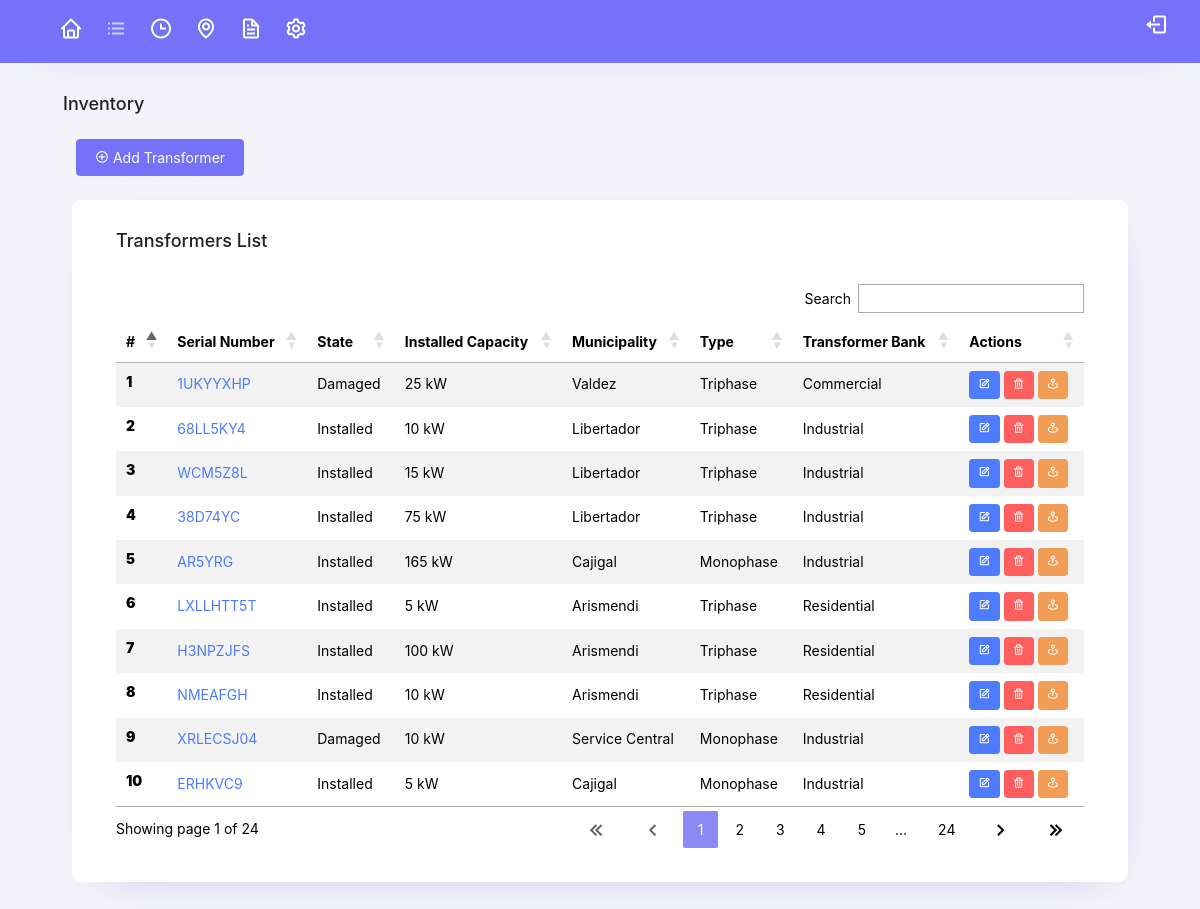
Screenshot of /inventory (signed in) with the database file from the repository.
### tables this page shows
CREATE TABLE `transformadores` (
  `id` int(11) NOT NULL,
  `T_Codigo` varchar(255) NOT NULL,
  `T_Estado` varchar(255) NOT NULL,
  `T_Capacidad` varchar(255) NOT NULL,
  `T_Municipio` varchar(255) NOT NULL,
  `T_Direccion` varchar(255) NOT NULL,
  `T_Tipo` varchar(255) NOT NULL,
  `T_Banco` varchar(255) NOT NULL,
  `T_Parroquia` varchar(255) NOT NULL,
  `T_Localidad` varchar(255) NOT NULL,
  `T_Marca` varchar(255) NOT NULL,
  `T_Modelo` varchar(255) NOT NULL,
  `T_Garantia` varchar(255) NOT NULL
);

### index.php (called while the page is built, shortened)
<?php
    $url = !empty($_GET['url']) ? $_GET['url'] : 'home/home';
    $arrUrl = explode("/", $url);
    $controller = $arrUrl[0];
    $method = $arrUrl[0];
    require_once("libraries/core/load.php");
?>

### libraries/core/controllers.php (called while the page is built, shortened)
<?php
class controllers {
        public function loadModel() {
            $model = get_class($this) . "Model";
            $routClass = "models/" . $model . ".php";
        }
    }
?>

### libraries/core/views.php (called while the page is built)
<?php
    class views {
        function getView($controller, $view) {
            $controller = get_class($controller);
            if($controller == "home") {
                $view = "views/" . $view . ".php";
            } else {
                $view = "views/" . $controller . "/" . $view . ".php";
            }
            require_once($view);
        }
    }
?>

### controllers/inventory.php (called while the page is built, shortened)
<?php
    class inventory extends controllers {
        public function inventory($params) {
            $this->views->getView($this, "inventory");
        }
    }
?>

### conexiones/funciones.php (called while the page is built, shortened)
<?php
    function connect() {
        $servername = "localhost";
        $dbname = "sistema-corpoelec";
        $username = "root";
        $password = "";
        $conn = new PDO("mysql:host=$servername;dbname=$dbname", $username, $password);
        $conn->setAttribute(PDO::ATTR_ERRMODE, PDO::ERRMODE_EXCEPTION);
        return $conn;
    }
?>

### views/inventory/inventory.php (the view, shortened to what this page needs)
<!DOCTYPE html>
<html lang="en">
<head>
  <?php include "./modulos/links.php"; ?>
</head>
<body style="width: 100vw;">
  <?php include "./modulos/menu.php"; ?>
  <?php include "./conexiones/funciones.php"; ?>
  <div class="container-fluid mt-0 flex-grow-1 container-p-y ml-5 w-50">
    <h4 class="fw-bold mb-0 w-50">Inventory</h4>
  </div>
  <div class="container-fluid p-4">
    <div class="d-flex flex-row justify-content-space add-btn">
      <button class="mb-0 btn btn-primary mx-1" data-toggle="collapse" data-target="#collapseOne" aria-expanded="true" aria-controls="collapseOne"><i class="bx bx-plus-circle text-white"></i> Add Transformer</button>
    </div>
    <div class="col-11 mx-auto mt-4 card">
      <div class="card-body">
        <div class="card-title">
          <h4>Transformers List</h4>
        </div>
        <div class="table-responsive">
          <table class="table table-striped table-hover" id="table">
            <thead>
              <tr>
                <th>#</th>
                <th>Serial Number</th>
                <th>State</th>
                <th>Installed Capacity</th>
                <th>Municipality</th>
                <th>Type</th>
                <th>Transformer Bank</th>
                <th>Actions</th>
              </tr>
            </thead>
            <tbody>
              <?php
                $result = connect()->query("SELECT * FROM transformadores");
                $num = 1;
                while ($rows = $result->fetch()) {
                if($rows['T_Municipio'] == "Service Central") {
                  $direccion = "CORPOELEC";
                } else {
                  $direccion = "estado sucre " . $rows['T_Localidad'] . " " . $rows['T_Direccion'];
                }
                  echo"<tr>
                        <th> <strong>" . $num++ . "</strong></th>
                        <td><a class='text-info' href='transformer?serial=" . $rows['T_Codigo'] . "'>" . $rows['T_Codigo'] . "</a></td>
                        <td>" . $rows['T_Estado'] . "</td>
                        <td>" . $rows['T_Capacidad'] . " kW</td>
                        <td>" . $rows['T_Municipio'] . "</td>
                        <td>" . $rows['T_Tipo'] . "</td>
                        <td>" . $rows['T_Banco'] . "</td>";
                        if($_SESSION['tipo'] == "Admin") {
                        echo "<td class='mt-0 d-flex flex-row'>
                          <a class='btn btn-sm btn-info mr-1' href='update?transformer=" . $rows['T_Codigo'] . "'>
                            <span class='tf-icons bx bx-edit text-white'></span>
                          </a>
                          <a class='btn btn-sm btn-danger mr-1' href='delete?transformer=" . $rows['T_Codigo'] . "'>
                            <span class='tf-icons bx bx-trash text-white'></span>
                          </a>
                          <a class='btn btn-sm btn-warning' target='_blank' href='" . SERVERURL ."conexiones/send.php?dir=" . $direccion . "'>
                            <span class='tf-icons bx bx-map-pin text-white'></span>
                          </a>
                        </td>";
                        }
                  echo "</tr>";
                };
              ?>
            </tbody>
          </table>
        </div>
      </div>
    </div>
  </div>
</body>
</html>

### libraries/core/load.php (shortened to what this page needs)
<?php
    $controllerFile = "controllers/" . $controller . ".php";
    if (file_exists($controllerFile)) {
        $controller = new $controller();
        if (method_exists($controller, $method)) {
            $controller->{$method}($params);
        } else {
            require_once("views/error/error.php");
        }
    } else {
        require_once("views/error/error.php");
    }
?>

### modulos/links.php (shortened to what this page needs)
<link rel="stylesheet" href="<?= media; ?>fonts/boxicons.css" />
<link rel="stylesheet" href="<?= media; ?>css/sweetalert.css" />
<link rel="stylesheet" href="<?= media; ?>css/estilos.css" />
<link rel="stylesheet" href="<?= media; ?>css/style.css" />
<link rel="stylesheet" href="<?php echo media; ?>extras/datatables/datatables.css" />

### modulos/menu.php
<?php
  function menuDash($name) {
    if($name == "dashboard") {
      echo 'class="btn disabled p-2 mr-1"';
    }
    else {
      echo 'href="dashboard"  class="btn btn-primary p-2 mr-1"';
    }
  }
  function menuInv($name) {
    if($name == "inventory") {
      echo 'class="btn disabled p-2 mr-1"';
    }
    else {
      echo 'href="inventory"  class="btn btn-primary p-2 mr-1"';
    }
  }
  function menuHis($name) {
    if($name == "operations") {
      echo 'class="btn disabled p-2 mr-1"';
    }
    else {
      echo 'href="operations"  class="btn btn-primary p-2 mr-1"';
    }
  }
  function menuUbic($name) {
    if($name == "locations") {
      echo 'class="btn disabled p-2 mr-1"';
    }
    else {
      echo 'href="locations"  class="btn btn-primary p-2 mr-1"';
    }
  }
  function menuFile($name) {
    if($name == "records") {
      echo 'class="btn disabled p-2 mr-1"';
    }
    else {
      echo 'href="records"  class="btn btn-primary p-2 mr-1"';
    }
  }
  function menuConf($name) {
    if($name == "configurations") {
      echo 'class="btn disabled p-2 mr-1"';
    }
    else {
      echo 'href="configurations"  class="btn btn-primary p-2 mr-1"';
    }
  }
?>
<div class="app-header card rounded-0 bg-primary">
  <div class="d-flex flex-row justify-content-between">
    <div class="header-left">
      <div class="btn-group mt-2 mb-2 btn-group-lg">
        <a <?php menuDash($page) ?> data-toggle="tooltip" data-placement="bottom" title="Dashboard"><i class="bx bx-home text-white font-medium"></i></a>
        <a <?php menuInv($page) ?> data-toggle="tooltip" data-placement="bottom" title="Inventory"><i class="bx bx-list-ul text-white font-medium"></i></a>
        <a <?php menuHis($page) ?> data-toggle="tooltip" data-placement="bottom" title="History"><i class="bx bx-time text-white font-medium"></i></a>
        <a <?php menuUbic($page) ?> data-toggle="tooltip" data-placement="bottom" title="Locations"><i class="bx bx-map text-white font-medium"></i></a>
        <a <?php menuFile($page) ?> data-toggle="tooltip" data-placement="bottom" title="Records"><i class="bx bx-file text-white font-medium"></i></a>
        <a <?php menuConf($page) ?> data-toggle="tooltip" data-placement="bottom" title="Configurations"><i class="bx bx-cog text-white font-medium"></i></a>
      </div>
    </div>
    <div class="header-right mr-4 m-out">
      <span data-toggle="tooltip" class="nav-icon col-1 rounded p-2 logoutBtn" data-placement="bottom" title="Log out" data-original-title="Cerrar Sesión"><i class="bx bx-log-out text-white font-medium answer"></i></span>
    </div>
  </div>
</div>

### assets/css/estilos.css (style rules this page uses)
* { font-family: "Public Sans", -apple-system, BlinkMacSystemFont, "Segoe UI", "Oxygen", "Ubuntu", "Cantarell", "Fira Sans", "Droid Sans", "Helvetica Neue", sans-serif;; }
.m-out { padding-top: 0.40rem !important; }
.container-fluid { width: 100%; padding-right: 15px; padding-left: 15px; margin-right: auto; margin-left: auto; }

### assets/extras/datatables/datatables.css (style rules this page uses)
table.dataTable thead > tr > th.sorting, table.dataTable thead > tr > th.sorting_asc, table.dataTable thead > tr > th.sorting_desc, table.dataTable thead > tr > th.sorting_asc_disabled, table.dataTable thead > tr > th.sorting_desc_disabled, table.dataTable thead > tr > td.sorting, table.dataTable thead > tr > td.sorting_asc, table.dataTable thead > tr > td.sorting_desc, table.dataTable thead > tr > td.sorting_asc_disabled, table.dataTable thead > tr > td.sorting_desc_disabled { cursor: pointer; position: relative; padding-right: 26px; }
table.dataTable thead > tr > th.sorting:before, table.dataTable thead > tr > th.sorting:after, table.dataTable thead > tr > th.sorting_asc:before, table.dataTable thead > tr > th.sorting_asc:after, table.dataTable thead > tr > th.sorting_desc:before, table.dataTable thead > tr > th.sorting_desc:after, table.dataTable thead > tr > th.sorting_asc_disabled:before, table.dataTable thead > tr > th.sorting_asc_disabled:after, table.dataTable thead > tr > th.sorting_desc_disabled:before, table.dataTable thead > tr > th.sorting_desc_disabled:after, table.dataTable thead > tr > td.sorting:before, table.dataTable thead > tr > td.sorting:after, table.dataTable thead > tr > td.sorting_asc:before, table.dataTable thead > tr > td.sorting_asc:after, table.dataTable thead > tr > td.sorting_desc:before, table.dataTable thead > tr > td.sorting_desc:after, table.dataTable thead > tr > td.sorting_asc_disabled:before, table.dataTable thead > tr > td.sorting_asc_disabled:after, table.dataTable thead > tr > td.sorting_desc_disabled:before, table.dataTable thead > tr > td.sorting_desc_disabled:after { position: absolute; display: block; opacity: 0.125; right: 10px; line-height: 9px; font-size: 0.8em; }
table.dataTable thead > tr > th.sorting:before, table.dataTable thead > tr > th.sorting_asc:before, table.dataTable thead > tr > th.sorting_desc:before, table.dataTable thead > tr > th.sorting_asc_disabled:before, table.dataTable thead > tr > th.sorting_desc_disabled:before, table.dataTable thead > tr > td.sorting:before, table.dataTable thead > tr > td.sorting_asc:before, table.dataTable thead > tr > td.sorting_desc:before, table.dataTable thead > tr > td.sorting_asc_disabled:before, table.dataTable thead > tr > td.sorting_desc_disabled:before { bottom: 50%; content: "▲"; }
table.dataTable thead > tr > th.sorting:after, table.dataTable thead > tr > th.sorting_asc:after, table.dataTable thead > tr > th.sorting_desc:after, table.dataTable thead > tr > th.sorting_asc_disabled:after, table.dataTable thead > tr > th.sorting_desc_disabled:after, table.dataTable thead > tr > td.sorting:after, table.dataTable thead > tr > td.sorting_asc:after, table.dataTable thead > tr > td.sorting_desc:after, table.dataTable thead > tr > td.sorting_asc_disabled:after, table.dataTable thead > tr > td.sorting_desc_disabled:after { top: 50%; content: "▼"; }
table.dataTable thead > tr > th.sorting_asc:before, table.dataTable thead > tr > th.sorting_desc:after, table.dataTable thead > tr > td.sorting_asc:before, table.dataTable thead > tr > td.sorting_desc:after { opacity: 0.6; }
table.dataTable thead th, table.dataTable thead td, table.dataTable tfoot th, table.dataTable tfoot td { text-align: left; }
table.dataTable { width: 100%; margin: 0 auto; clear: both; border-collapse: separate; border-spacing: 0; }
table.dataTable thead th, table.dataTable tfoot th { font-weight: bold; }
table.dataTable thead th, table.dataTable thead td { padding: 10px; border-bottom: 1px solid rgba(0, 0, 0, 0.3); }
table.dataTable tbody tr { background-color: transparent; }
table.dataTable tbody th, table.dataTable tbody td { padding: 8px 10px; }
table.dataTable.no-footer { border-bottom: 1px solid rgba(0, 0, 0, 0.3); }
table.dataTable th, table.dataTable td { box-sizing: content-box; }

### views/inventory/inventory.php (style rules this page uses)
@media (min-width: 992px) { .add-btn { margin-left: 3rem !important; } }

### rows the page displays
transformadores: T_Codigo "1UKYYXHP", T_Estado "Damaged", T_Capacidad "25", T_Municipio "Valdez", T_Tipo "Triphase", T_Banco "Commercial"
transformadores: T_Codigo "68LL5KY4", T_Estado "Installed", T_Capacidad "10", T_Municipio "Libertador", T_Tipo "Triphase", T_Banco "Industrial"
transformadores: T_Codigo "WCM5Z8L", T_Estado "Installed", T_Capacidad "15", T_Municipio "Libertador", T_Tipo "Triphase", T_Banco "Industrial"
transformadores: T_Codigo "38D74YC", T_Estado "Installed", T_Capacidad "75", T_Municipio "Libertador", T_Tipo "Triphase", T_Banco "Industrial"
transformadores: T_Codigo "AR5YRG", T_Estado "Installed", T_Capacidad "165", T_Municipio "Cajigal", T_Tipo "Monophase", T_Banco "Industrial"
transformadores: T_Codigo "LXLLHTT5T", T_Estado "Installed", T_Capacidad "5", T_Municipio "Arismendi", T_Tipo "Triphase", T_Banco "Residential"
transformadores: T_Codigo "H3NPZJFS", T_Estado "Installed", T_Capacidad "100", T_Municipio "Arismendi", T_Tipo "Triphase", T_Banco "Residential"
transformadores: T_Codigo "NMEAFGH", T_Estado "Installed", T_Capacidad "10", T_Municipio "Arismendi", T_Tipo "Triphase", T_Banco "Residential"
transformadores: T_Codigo "XRLECSJ04", T_Estado "Damaged", T_Capacidad "10", T_Municipio "Service Central", T_Tipo "Monophase", T_Banco "Industrial"
transformadores: T_Codigo "ERHKVC9", T_Estado "Installed", T_Capacidad "5", T_Municipio "Cajigal", T_Tipo "Monophase", T_Banco "Industrial"
